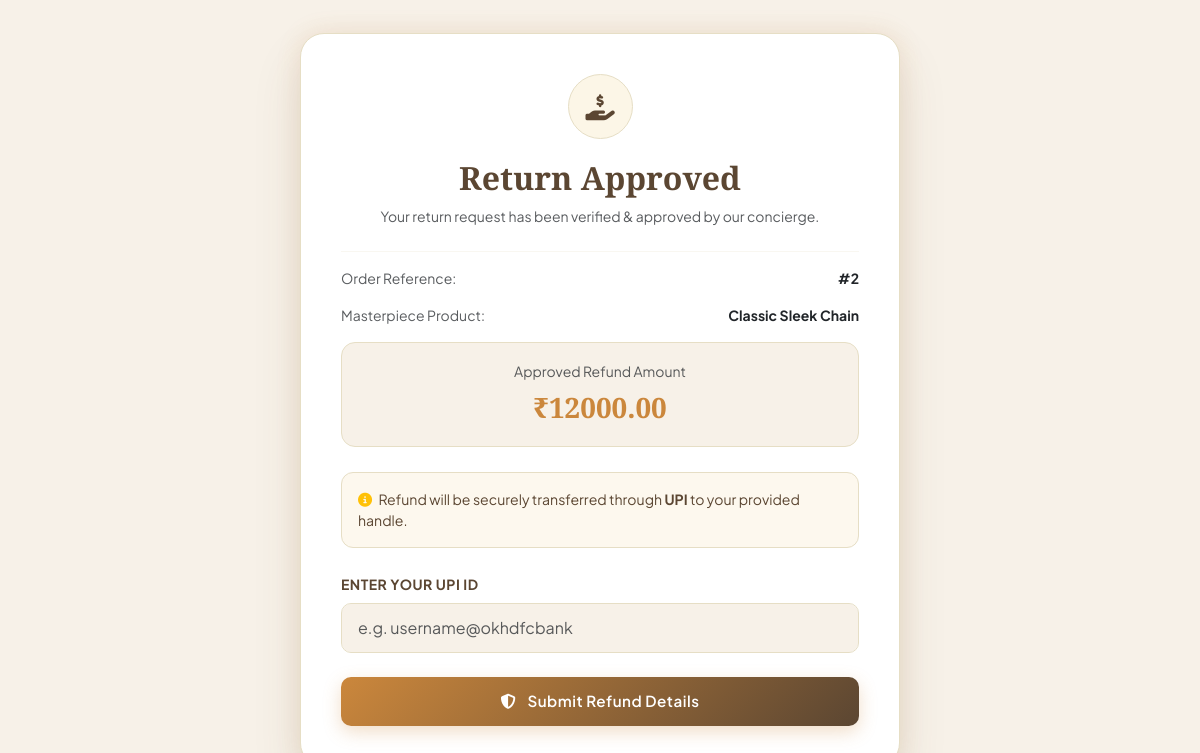
/return/refund/4/ (signed in), run on the app's committed database.
### orders/models.py (models this page shows, shortened)
class ReturnRequest(models.Model):
    STATUS_CHOICES = (
        ('Pending', 'Pending'),
        ('Approved', 'Approved'),
        ('Rejected', 'Rejected'),
        ('Completed', 'Completed'),
    )
    REFUND_STATUS_CHOICES = (
        ('Not Applicable', 'Not Applicable'),
        ('Pending', 'Pending'),
        ('Processing', 'Processing'),
        ('Completed', 'Completed'),
    )
    user = models.ForeignKey(
        User,
        on_delete=models.CASCADE,
        related_name='orders_app_return_requests'
    )
    order = models.ForeignKey(
        Order,
        on_delete=models.CASCADE,
        related_name='return_requests'
    )
    item = models.ForeignKey(
        OrderItem,
        on_delete=models.CASCADE,
        related_name='return_requests',
        null=True,
        blank=True
    )
    reason = models.TextField()
    message = models.TextField(blank=True, null=True)
    status = models.CharField(
        max_length=20, choices=STATUS_CHOICES, default='Pending'
    )
    refund_amount = models.DecimalField(
        max_digits=10, decimal_places=2, default=0
    )
    refund_method = models.CharField(max_length=20, default='UPI', blank=True)
    upi_id = models.CharField(max_length=100, blank=True, null=True)
    refund_status = models.CharField(
        max_length=20, choices=REFUND_STATUS_CHOICES, default='Not Applicable'
    )
    created_at = models.DateTimeField(auto_now_add=True)
    updated_at = models.DateTimeField(auto_now=True)

class Order(models.Model):
    STATUS_CHOICES = (
        ('Pending', 'Pending'),
        ('Processing', 'Processing'),
        ('Shipped', 'Shipped'),
        ('Delivered', 'Delivered'),
        ('Cancelled', 'Cancelled'),
    )
    user = models.ForeignKey(
        User,
        on_delete=models.CASCADE,
        related_name='orders_app_orders'
    )
    full_name = models.CharField(max_length=150)
    email = models.EmailField()
    mobile_number = models.CharField(max_length=15, blank=True, null=True)
    shipping_address = models.TextField()
    payment_method = models.CharField(
        max_length=20, choices=PAYMENT_CHOICES, blank=True, null=True
    )
    total_amount = models.DecimalField(max_digits=10, decimal_places=2)
    status = models.CharField(
        max_length=20, choices=STATUS_CHOICES, default='Pending'
    )
    created_at = models.DateTimeField(auto_now_add=True)
    updated_at = models.DateTimeField(auto_now=True)

class OrderItem(models.Model):
    order = models.ForeignKey(
        Order,
        on_delete=models.CASCADE,
        related_name='store_order_items'
    )
    product = models.ForeignKey(
        Product,
        on_delete=models.SET_NULL,
        null=True,
        related_name='orders_app_order_products'
    )
    quantity = models.PositiveIntegerField(default=1)
    price = models.DecimalField(max_digits=10, decimal_places=2)

### store/models.py (models this page shows, shortened)
class Product(models.Model):
    CATEGORY_CHOICES = [
        ('rings', 'Rings'),
        ('pendants', 'Pendants'),
        ('chains', 'Chains'),
        ('earrings', 'Earrings'),
        ('necklaces', 'Necklaces'),
        ('bracelets', 'Bracelets'),
        ('bangles', 'Bangles'),
        ('solitaires', 'Solitaires'),
    ]
    COLLECTION_CHOICES = [
        ('bridal', 'Bridal Wear'),
        ('daily', 'Daily Wear'),
        ('party', 'Party Wear'),
        ('office', 'Office Wear'),
        ('kids', 'Kids Wear'),
        ('festival', 'Special Festival'),
    ]
    GENDER_CHOICES = [
        ('women', 'Women'),
        ('men', 'Men'),
    ]
    MATERIAL_CHOICES = [
        ('gold', 'Gold'),
        ('silver', 'Silver'),
        ('diamond', 'Diamond'),
    ]
    KARAT_CHOICES = [
        ('18k', '18KT Gold'),
        ('22k', '22KT Gold'),
        ('24k', '24KT Pure Gold'),
        ('925', '925 Sterling Silver'),
        ('vvs', 'VVS Diamond'),
    ]
    METAL_COLOR_CHOICES = [
        ('Yellow Gold', 'Yellow Gold'),
        ('White Gold', 'White Gold'),
        ('Rose Gold', 'Rose Gold'),
        ('Sterling Silver', 'Sterling Silver'),
        ('Oxidised Silver', 'Oxidised Silver'),
        ('Platinum Finish', 'Platinum Finish'),
    ]
    name = models.CharField(max_length=200)
    description = models.TextField()
    price = models.DecimalField(max_digits=10, decimal_places=2)
    category = models.CharField(max_length=100, choices=CATEGORY_CHOICES, default='rings')
    collection = models.CharField(max_length=100, choices=COLLECTION_CHOICES, default='daily', blank=True, null=True)
    gender = models.CharField(max_length=20, choices=GENDER_CHOICES, default='women')
    material = models.CharField(max_length=50, choices=MATERIAL_CHOICES, default='gold')
    karat = models.CharField(max_length=50, choices=KARAT_CHOICES, default='22k')
    weight = models.DecimalField(max_digits=6, decimal_places=3, blank=True, null=True, help_text="Gross Weight in grams (e.g., 5.450)")
    metal_color = models.CharField(max_length=50, choices=METAL_COLOR_CHOICES, default='Yellow Gold', blank=True, null=True)
    diamond_carat = models.CharField(max_length=50, blank=True, null=True, help_text="e.g., 0.084 ct (Leave blank if no diamond)")
    occasion = models.CharField(max_length=100, default='Daily Wear', blank=True, null=True, help_text="e.g., Casual Wear, Bridal, Festive")
    sizes = models.ManyToManyField(Size, blank=True, help_text="Select available sizes for this product")
    image = models.ImageField(upload_to='product/', blank=True, null=True)
    created_at = models.DateTimeField(auto_now_add=True)

### store/views.py (the view, shortened to what this page needs)
# urls.py: path('return/refund/<int:return_id>/',views.refund_details,name='refund_details'),
@login_required
def refund_details(request, return_id):
    return_request = get_object_or_404(
        ReturnRequest,
        id=return_id,
        user=request.user
    )
    return render(
        request,
        'store/refund_details.html',
        {
            'return_request': return_request
        }
    )

### store/templates/store/refund_details.html (shortened to what this page needs)
{% load static %}
<!DOCTYPE html>
<html lang="en">
<head>
    <link href="https://cdn.jsdelivr.net/npm/bootstrap@5.3.0/dist/css/bootstrap.min.css" rel="stylesheet">
    <link rel="stylesheet" href="https://cdnjs.cloudflare.com/ajax/libs/font-awesome/6.4.0/css/all.min.css">
</head>
<body>
<div class="box">
    <div class="page-icon">
        <i class="fas fa-hand-holding-dollar"></i>
    </div>
    <h2 class="title text-center mb-2">
        Return Approved
    </h2>
    <p class="text-center text-muted small mb-4">
        Your return request has been verified & approved by our concierge.
    </p>
    <hr style="border-color: var(--border-warm);">
    <div class="mb-3 d-flex justify-content-between small">
        <span class="text-muted">Order Reference:</span>
        <strong class="text-dark">#{{ return_request.order.id }}</strong>
    </div>
    <div class="mb-3 d-flex justify-content-between small">
        <span class="text-muted">Masterpiece Product:</span>
        <strong class="text-dark">{{ return_request.item.product.name }}</strong>
    </div>
    <div class="amount-box">
        <span class="text-muted small d-block mb-1">Approved Refund Amount</span>
        <div class="amount">
            ₹{{ return_request.refund_amount }}
        </div>
    </div>
    <div class="alert alert-info-custom p-3 mb-4">
        <i class="fa-solid fa-circle-info me-1 text-warning"></i>
        Refund will be securely transferred through <strong>UPI</strong> to your provided handle.
    </div>
    <form method="POST">
        <label class="fw-bold mb-2 small text-uppercase" style="color: var(--mocha-brown); letter-spacing: 0.5px;">
            Enter Your UPI ID
        </label>
        <input
            type="text"
            name="upi_id"
            class="form-control mb-4"
            placeholder="e.g. username@okhdfcbank"
            required
        >
        <button type="submit" class="btn-gold">
            <i class="fas fa-shield-halved me-2"></i> Submit Refund Details
        </button>
    </form>
</div>
</body>
</html>

### store/templates/store/refund_details.html (style rules this page uses)
:root { --mocha-brown: #5b4632; --mocha-dark: #3b2c20; --champagne-gold: #f4d9a0; --burnt-amber: #cb873c; --bg-ivory: #f7f1e8; --card-bg: #ffffff; --text-dark: #281816; --text-muted: #6b5b4d; --border-warm: #e6dec5; }
body { background-color: var(--bg-ivory); font-family: 'Plus Jakarta Sans', sans-serif; color: var(--text-dark); min-height: 100vh; display: flex; align-items: center; justify-content: center; padding: 20px; }
.box { max-width: 600px; width: 100%; background: var(--card-bg); padding: 40px; border-radius: 24px; box-shadow: 0 25px 50px rgba(91, 70, 50, 0.12), 0 0 25px rgba(203, 135, 60, 0.15); border: 1px solid var(--border-warm); }
.page-icon { width: 65px; height: 65px; margin: 0 auto 20px auto; display: flex; align-items: center; justify-content: center; border-radius: 50%; background: rgba(244, 217, 160, 0.25); color: var(--mocha-brown); font-size: 26px; border: 1px solid var(--border-warm); }
.title { font-family: 'Cinzel', serif; color: var(--mocha-brown); font-weight: 800; }
.amount-box { background: var(--bg-ivory); border: 1px solid var(--border-warm); padding: 18px; border-radius: 14px; text-align: center; margin-bottom: 25px; }
.amount { font-size: 28px; color: var(--burnt-amber); font-weight: 800; font-family: 'Cinzel', serif; }
.form-control { background-color: var(--bg-ivory); border: 1.5px solid var(--border-warm); border-radius: 10px; padding: 12px 16px; color: var(--text-dark); }
.btn-gold { background: linear-gradient(135deg, var(--burnt-amber) 0%, var(--mocha-brown) 100%); color: #ffffff; font-weight: 600; border: none; padding: 13px; border-radius: 10px; width: 100%; font-size: 0.95rem; letter-spacing: 0.5px; box-shadow: 0 6px 18px rgba(203, 135, 60, 0.28); transition: all 0.3s ease; }
.alert-info-custom { background: rgba(244, 217, 160, 0.18); border: 1px solid var(--border-warm); color: var(--mocha-brown); border-radius: 12px; font-size: 0.88rem; }

### data on the page
ReturnRequest: order.id "2", item.product.name "Classic Sleek Chain", refund_amount "12000.00"
